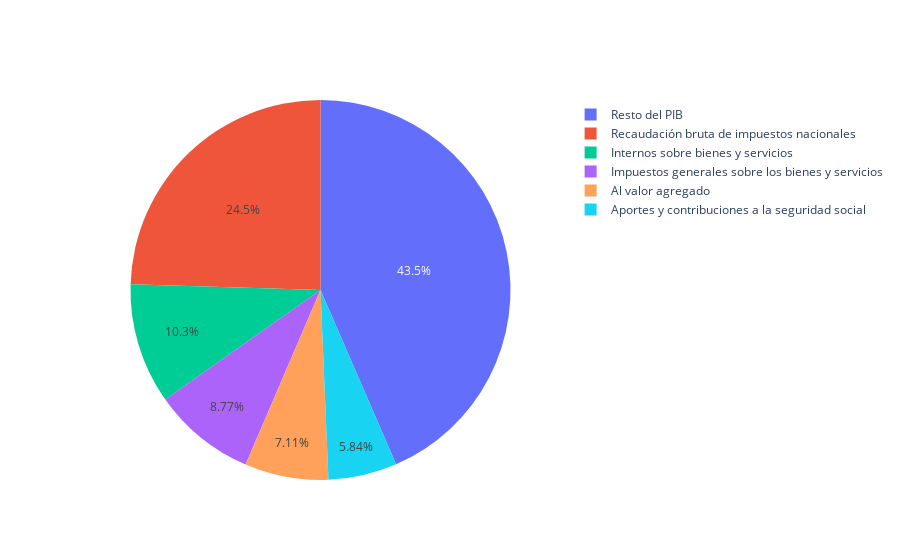

The code cell stored with this chart in its notebook:
### Code cell
plot_pie = go.Figure()

df_pie = top_5_x_pbi.drop([ "Recaudación bruta total"],axis=1)

plot_pie.add_trace(go.Pie(labels=df_pie.columns, values=df_pie.sum()))
    

plot_pie

### Figure 1 — Plotly figure (JSON) as saved in the notebook; plotly's stock layout.template omitted (floating-point values rounded to 4 significant figures)
{"data": [{"labels": ["Recaudación bruta de impuestos nacionales", "Internos sobre bienes y servicios", "Impuestos generales sobre los bienes y servicios", "Al valor agregado", "Aportes y contribuciones a la seguridad social", "Resto del PIB"], "type": "pie", "values": [34960000.0, 14650000.0, 12510000.0, 10150000.0, 8335000.0, 62030000.0]}], "layout": {}}
